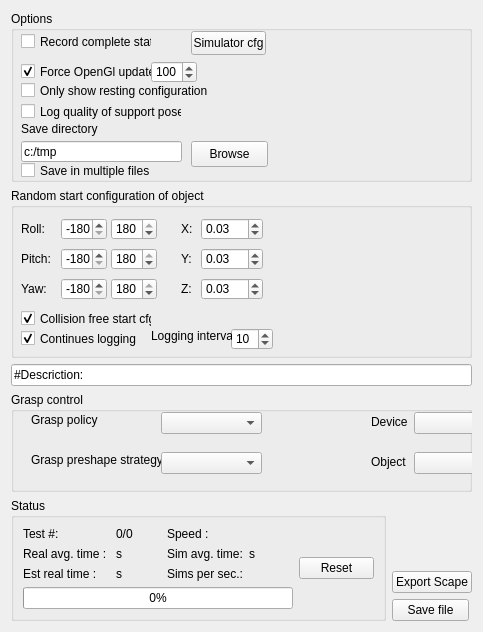
          <widget class="QWidget" name="scrollAreaWidgetContents">
           <property name="geometry">
            <rect>
             <x>0</x>
             <y>0</y>
             <width>483</width>
             <height>624</height>
            </rect>
           </property>
           <layout class="QVBoxLayout" name="verticalLayout_7">
            <item>
             <layout class="QHBoxLayout" name="horizontalLayout">
              <item>
               <layout class="QVBoxLayout" name="verticalLayout">
                <item>
                 <widget class="QGroupBox" name="groupBox_4">
                  <property name="minimumSize">
                   <size>
                    <width>280</width>
                    <height>171</height>
                   </size>
                  </property>
                  <property name="title">
                   <string>Options</string>
                  </property>
                  <widget class="QSpinBox" name="_updateRateSpin">
                   <property name="geometry">
                    <rect>
                     <x>140</x>
                     <y>50</y>
                     <width>46</width>
                     <height>22</height>
                    </rect>
                   </property>
                   <property name="minimum">
                    <number>10</number>
                   </property>
                   <property name="maximum">
                    <number>10000</number>
                   </property>
                   <property name="value">
                    <number>100</number>
                   </property>
                  </widget>
                  <widget class="QCheckBox" name="_forceUpdateCheck">
                   <property name="geometry">
                    <rect>
                     <x>10</x>
                     <y>50</y>
                     <width>131</width>
                     <height>21</height>
                    </rect>
                   </property>
                   <property name="toolTip">
                    <string>&lt;html&gt;&lt;head&gt;&lt;meta name=&quot;qrichtext&quot; content=&quot;1&quot; /&gt;&lt;style type=&quot;text/css&quot;&gt;
p, li { white-space: pre-wrap; }
&lt;/style&gt;&lt;/head&gt;&lt;body style=&quot; font-family:'MS Shell Dlg 2'; font-size:8.25pt; font-weight:400; font-style:normal;&quot;&gt;
&lt;p style=&quot; margin-top:0px; margin-bottom:0px; margin-left:0px; margin-right:0px; -qt-block-indent:0; text-indent:0px;&quot;&gt;Forces RobWorkStudio to draw the simulated screen at the specified intervals.&lt;/p&gt;&lt;/body&gt;&lt;/html&gt;</string>
                   </property>
                   <property name="text">
                    <string>Force OpenGl update</string>
                   </property>
                   <property name="checked">
                    <bool>true</bool>
                   </property>
                  </widget>
                  <widget class="QPushButton" name="_simulatorBtn">
                   <property name="geometry">
                    <rect>
                     <x>180</x>
                     <y>20</y>
                     <width>75</width>
                     <height>24</height>
                    </rect>
                   </property>
                   <property name="text">
                    <string>Simulator cfg</string>
                   </property>
                  </widget>
                  <widget class="QCheckBox" name="checkBox">
                   <property name="geometry">
                    <rect>
                     <x>10</x>
                     <y>20</y>
                     <width>131</width>
                     <height>21</height>
                    </rect>
                   </property>
                   <property name="toolTip">
                    <string>&lt;html&gt;&lt;head&gt;&lt;meta name=&quot;qrichtext&quot; content=&quot;1&quot; /&gt;&lt;style type=&quot;text/css&quot;&gt;
p, li { white-space: pre-wrap; }
&lt;/style&gt;&lt;/head&gt;&lt;body style=&quot; font-family:'MS Shell Dlg 2'; font-size:8.25pt; font-weight:400; font-style:normal;&quot;&gt;
&lt;p style=&quot; margin-top:0px; margin-bottom:0px; margin-left:0px; margin-right:0px; -qt-block-indent:0; text-indent:0px;&quot;&gt;Records not only the end state but also the intermidiate states such that it is possible to playback all simulations afterwards.&lt;/p&gt;&lt;/body&gt;&lt;/html&gt;</string>
                   </property>
                   <property name="text">
                    <string>Record complete state</string>
                   </property>
                  </widget>
                  <widget class="QCheckBox" name="checkBox_2">
                   <property name="geometry">
                    <rect>
                     <x>10</x>
                     <y>90</y>
                     <width>161</width>
                     <height>21</height>
                    </rect>
                   </property>
                   <property name="toolTip">
                    <string>&lt;html&gt;&lt;head&gt;&lt;meta name=&quot;qrichtext&quot; content=&quot;1&quot; /&gt;&lt;style type=&quot;text/css&quot;&gt;
p, li { white-space: pre-wrap; }
&lt;/style&gt;&lt;/head&gt;&lt;body style=&quot; font-family:'MS Shell Dlg 2'; font-size:8.25pt; font-weight:400; font-style:normal;&quot;&gt;
&lt;p style=&quot; margin-top:0px; margin-bottom:0px; margin-left:0px; margin-right:0px; -qt-block-indent:0; text-indent:0px; font-size:8pt;&quot;&gt;The quality of the support pose is based on a 6D wrench space calculation of the supporting &quot;grasp&quot;.&lt;/p&gt;&lt;/body&gt;&lt;/html&gt;</string>
                   </property>
                   <property name="text">
                    <string>Log quality of support pose</string>
                   </property>
                  </widget>
                  <widget class="QLabel" name="label_22">
                   <property name="geometry">
                    <rect>
                     <x>10</x>
                     <y>110</y>
                     <width>141</width>
                     <height>16</height>
                    </rect>
                   </property>
                   <property name="text">
                    <string>Save directory</string>
                   </property>
                  </widget>
                  <widget class="QLineEdit" name="_savePath">
                   <property name="geometry">
                    <rect>
                     <x>10</x>
                     <y>130</y>
                     <width>161</width>
                     <height>21</height>
                    </rect>
                   </property>
                   <property name="text">
                    <string>c:/tmp</string>
                   </property>
                  </widget>
                  <widget class="QPushButton" name="_browseBtn">
                   <property name="geometry">
                    <rect>
                     <x>180</x>
                     <y>130</y>
                     <width>77</width>
                     <height>26</height>
                    </rect>
                   </property>
                   <property name="text">
                    <string>Browse</string>
                   </property>
                  </widget>
                  <widget class="QCheckBox" name="_onlyShowRestBox">
                   <property name="geometry">
                    <rect>
                     <x>10</x>
                     <y>70</y>
                     <width>191</width>
                     <height>19</height>
                    </rect>
                   </property>
                   <property name="text">
                    <string>Only show resting configuration</string>
                   </property>
                  </widget>
                  <widget class="QCheckBox" name="_saveMultipleCheck">
                   <property name="geometry">
                    <rect>
                     <x>10</x>
                     <y>150</y>
                     <width>171</width>
                     <height>19</height>
                    </rect>
                   </property>
                   <property name="toolTip">
                    <string>If set end states will be saved in 
seperate files with names are
 appended with _XXXXXX

ex:
&quot;filename&quot;_000001
&quot;filename&quot;_000002
&quot;filename&quot;_000003
&quot;filename&quot;_000004
</string>
                   </property>
                   <property name="text">
                    <string>Save in multiple files</string>
                   </property>
                  </widget>
                 </widget>
                </item>
                <item>
                 <widget class="QGroupBox" name="groupBox_5">
                  <property name="minimumSize">
                   <size>
                    <width>280</width>
                    <height>170</height>
                   </size>
                  </property>
                  <property name="title">
                   <string>Random start configuration of object</string>
                  </property>
                  <widget class="QLabel" name="label_5">
                   <property name="geometry">
                    <rect>
                     <x>10</x>
                     <y>30</y>
                     <width>31</width>
                     <height>21</height>
                    </rect>
                   </property>
                   <property name="text">
                    <string>Roll:</string>
                   </property>
                  </widget>
                  <widget class="QSpinBox" name="_lowRollSpin">
                   <property name="geometry">
                    <rect>
                     <x>50</x>
                     <y>30</y>
                     <width>46</width>
                     <height>22</height>
                    </rect>
                   </property>
                   <property name="minimum">
                    <number>-180</number>
                   </property>
                   <property name="maximum">
                    <number>180</number>
                   </property>
                   <property name="value">
                    <number>-180</number>
                   </property>
                  </widget>
                  <widget class="QSpinBox" name="_highRollSpin">
                   <property name="geometry">
                    <rect>
                     <x>100</x>
                     <y>30</y>
                     <width>46</width>
                     <height>22</height>
                    </rect>
                   </property>
                   <property name="minimum">
                    <number>-180</number>
                   </property>
                   <property name="maximum">
                    <number>180</number>
                   </property>
                   <property name="value">
                    <number>180</number>
                   </property>
                  </widget>
                  <widget class="QSpinBox" name="_highPitchSpin">
                   <property name="geometry">
                    <rect>
                     <x>100</x>
                     <y>60</y>
                     <width>46</width>
                     <height>22</height>
                    </rect>
                   </property>
                   <property name="minimum">
                    <number>-180</number>
                   </property>
                   <property name="maximum">
                    <number>180</number>
                   </property>
                   <property name="value">
                    <number>180</number>
                   </property>
                  </widget>
                  <widget class="QSpinBox" name="_lowPitchSpin">
                   <property name="geometry">
                    <rect>
                     <x>50</x>
                     <y>60</y>
                     <width>46</width>
                     <height>22</height>
                    </rect>
                   </property>
                   <property name="minimum">
                    <number>-180</number>
                   </property>
                   <property name="maximum">
                    <number>180</number>
                   </property>
                   <property name="value">
                    <number>-180</number>
                   </property>
                  </widget>
                  <widget class="QSpinBox" name="_lowYawSpin">
                   <property name="geometry">
                    <rect>
                     <x>50</x>
                     <y>90</y>
                     <width>46</width>
                     <height>22</height>
                    </rect>
                   </property>
                   <property name="minimum">
                    <number>-180</number>
                   </property>
                   <property name="maximum">
                    <number>180</number>
                   </property>
                   <property name="value">
                    <number>-180</number>
                   </property>
                  </widget>
                  <widget class="QSpinBox" name="_highYawSpin">
                   <property name="geometry">
                    <rect>
                     <x>100</x>
                     <y>90</y>
                     <width>46</width>
                     <height>22</height>
                    </rect>
                   </property>
                   <property name="minimum">
                    <number>-180</number>
                   </property>
                   <property name="maximum">
                    <number>180</number>
                   </property>
                   <property name="value">
                    <number>180</number>
                   </property>
                  </widget>
                  <widget class="QLabel" name="label_6">
                   <property name="geometry">
                    <rect>
                     <x>10</x>
                     <y>60</y>
                     <width>46</width>
                     <height>21</height>
                    </rect>
                   </property>
                   <property name="text">
                    <string>Pitch:</string>
                   </property>
                  </widget>
                  <widget class="QLabel" name="label_7">
                   <property name="geometry">
                    <rect>
                     <x>10</x>
                     <y>90</y>
                     <width>46</width>
                     <height>21</height>
                    </rect>
                   </property>
                   <property name="text">
                    <string>Yaw:</string>
                   </property>
                  </widget>
                  <widget class="QLabel" name="label_8">
                   <property name="geometry">
                    <rect>
                     <x>170</x>
                     <y>30</y>
                     <width>16</width>
                     <height>21</height>
                    </rect>
                   </property>
                   <property name="text">
                    <string>X:</string>
                   </property>
                  </widget>
                  <widget class="QLabel" name="label_9">
                   <property name="geometry">
                    <rect>
                     <x>170</x>
                     <y>60</y>
                     <width>16</width>
                     <height>21</height>
                    </rect>
                   </property>
                   <property name="text">
                    <string>Y:</string>
                   </property>
                  </widget>
                  <widget class="QLabel" name="label_10">
                   <property name="geometry">
                    <rect>
                     <x>170</x>
                     <y>90</y>
                     <width>16</width>
                     <height>21</height>
                    </rect>
                   </property>
                   <property name="text">
                    <string>Z:</string>
                   </property>
                  </widget>
                  <widget class="QDoubleSpinBox" name="_xSpinBox">
                   <property name="geometry">
                    <rect>
                     <x>190</x>
                     <y>30</y>
                     <width>62</width>
                     <height>22</height>
                    </rect>
                   </property>
                   <property name="minimum">
                    <double>0.000000000000000</double>
                   </property>
                   <property name="value">
                    <double>0.030000000000000</double>
                   </property>
                  </widget>
                  <widget class="QDoubleSpinBox" name="_ySpinBox">
                   <property name="geometry">
                    <rect>
                     <x>190</x>
                     <y>60</y>
                     <width>62</width>
                     <height>22</height>
                    </rect>
                   </property>
                   <property name="value">
                    <double>0.030000000000000</double>
                   </property>
                  </widget>
                  <widget class="QDoubleSpinBox" name="_zSpinBox">
                   <property name="geometry">
                    <rect>
                     <x>190</x>
                     <y>90</y>
                     <width>62</width>
                     <height>22</height>
                    </rect>
                   </property>
                   <property name="value">
                    <double>0.030000000000000</double>
                   </property>
                  </widget>
                  <widget class="QCheckBox" name="_colFreeStart">
                   <property name="geometry">
                    <rect>
                     <x>10</x>
                     <y>120</y>
                     <width>131</width>
                     <height>21</height>
                    </rect>
                   </property>
                   <property name="text">
                    <string>Collision free start cfg.</string>
                   </property>
                   <property name="checked">
                    <bool>true</bool>
                   </property>
                  </widget>
                  <widget class="QCheckBox" name="_continuesLogging">
                   <property name="enabled">
                    <bool>true</bool>
                   </property>
                   <property name="geometry">
                    <rect>
                     <x>10</x>
                     <y>140</y>
                     <width>141</width>
                     <height>21</height>
                    </rect>
                   </property>
                   <property name="text">
                    <string>Continues logging</string>
                   </property>
                   <property name="checked">
                    <bool>true</bool>
                   </property>
                  </widget>
                  <widget class="QSpinBox" name="_logIntervalSpin">
                   <property name="geometry">
                    <rect>
                     <x>220</x>
                     <y>140</y>
                     <width>42</width>
                     <height>22</height>
                    </rect>
                   </property>
                   <property name="minimum">
                    <number>1</number>
                   </property>
                   <property name="maximum">
                    <number>1000</number>
                   </property>
                   <property name="value">
                    <number>10</number>
                   </property>
                  </widget>
                  <widget class="QLabel" name="label_27">
                   <property name="geometry">
                    <rect>
                     <x>140</x>
                     <y>140</y>
                     <width>81</width>
                     <height>16</height>
                    </rect>
                   </property>
                   <property name="text">
                    <string>Logging interval</string>
                   </property>
                  </widget>
                 </widget>
                </item>
               </layout>
              </item>
             </layout>
            </item>
            <item>
             <widget class="QLineEdit" name="_descBox">
              <property name="text">
               <string>#Descriction: </string>
              </property>
             </widget>
            </item>
            <item>
             <widget class="QGroupBox" name="groupBox_3">
              <property name="minimumSize">
               <size>
                <width>100</width>
                <height>100</height>
               </size>
              </property>
              <property name="title">
               <string>Grasp control</string>
              </property>
              <widget class="QComboBox" name="_graspPolicyBox1">
               <property name="geometry">
                <rect>
                 <x>150</x>
                 <y>20</y>
                 <width>101</width>
                 <height>22</height>
                </rect>
               </property>
              </widget>
              <widget class="QLabel" name="label_23">
               <property name="geometry">
                <rect>
                 <x>20</x>
                 <y>20</y>
                 <width>71</width>
                 <height>16</height>
                </rect>
               </property>
               <property name="text">
                <string>Grasp policy</string>
               </property>
              </widget>
              <widget class="QLabel" name="label_24">
               <property name="geometry">
                <rect>
                 <x>20</x>
                 <y>60</y>
                 <width>161</width>
                 <height>16</height>
                </rect>
               </property>
               <property name="text">
                <string>Grasp preshape strategy</string>
               </property>
              </widget>
              <widget class="QComboBox" name="_preshapeStratBox1">
               <property name="geometry">
                <rect>
                 <x>150</x>
                 <y>60</y>
                 <width>101</width>
                 <height>22</height>
                </rect>
               </property>
              </widget>
              <widget class="QComboBox" name="_deviceBox1">
               <property name="geometry">
                <rect>
                 <x>403</x>
                 <y>20</y>
                 <width>111</width>
                 <height>22</height>
                </rect>
               </property>
              </widget>
              <widget class="QLabel" name="label_25">
               <property name="geometry">
                <rect>
                 <x>360</x>
                 <y>20</y>
                 <width>46</width>
                 <height>20</height>
                </rect>
               </property>
               <property name="text">
                <string>Device</string>
               </property>
              </widget>
              <widget class="QComboBox" name="_objectBox1">
               <property name="geometry">
                <rect>
                 <x>403</x>
                 <y>60</y>
                 <width>111</width>
                 <height>22</height>
                </rect>
               </property>
              </widget>
              <widget class="QLabel" name="label_26">
               <property name="geometry">
                <rect>
                 <x>360</x>
                 <y>60</y>
                 <width>46</width>
                 <height>20</height>
                </rect>
               </property>
               <property name="text">
                <string>Object</string>
               </property>
              </widget>
              <zorder>label_23</zorder>
              <zorder>label_24</zorder>
              <zorder>_preshapeStratBox1</zorder>
              <zorder>_deviceBox1</zorder>
              <zorder>label_25</zorder>
              <zorder>_objectBox1</zorder>
              <zorder>label_26</zorder>
              <zorder>_graspPolicyBox1</zorder>
             </widget>
            </item>
            <item>
             <layout class="QHBoxLayout" name="horizontalLayout_2">
              <item>
               <widget class="QGroupBox" name="groupBox">
                <property name="minimumSize">
                 <size>
                  <width>369</width>
                  <height>0</height>
                 </size>
                </property>
                <property name="title">
                 <string>Status</string>
                </property>
                <layout class="QHBoxLayout" name="horizontalLayout_3">
                 <item>
                  <layout class="QVBoxLayout" name="verticalLayout_3">
                   <item>
                    <layout class="QGridLayout" name="gridLayout">
                     <item row="0" column="0">
                      <widget class="QLabel" name="label_18">
                       <property name="text">
                        <string>Test #: </string>
                       </property>
                      </widget>
                     </item>
                     <item row="0" column="1">
                      <widget class="QLabel" name="_testsLeftLbl">
                       <property name="text">
                        <string>0/0</string>
                       </property>
                      </widget>
                     </item>
                     <item row="1" column="0">
                      <widget class="QLabel" name="label_2">
                       <property name="toolTip">
                        <string>&lt;html&gt;&lt;head&gt;&lt;meta name=&quot;qrichtext&quot; content=&quot;1&quot; /&gt;&lt;style type=&quot;text/css&quot;&gt;
p, li { white-space: pre-wrap; }
&lt;/style&gt;&lt;/head&gt;&lt;body style=&quot; font-family:'MS Shell Dlg 2'; font-size:8.25pt; font-weight:400; font-style:normal;&quot;&gt;
&lt;p style=&quot; margin-top:0px; margin-bottom:0px; margin-left:0px; margin-right:0px; -qt-block-indent:0; text-indent:0px;&quot;&gt;The average time per test in miliseconds.&lt;/p&gt;&lt;/body&gt;&lt;/html&gt;</string>
                       </property>
                       <property name="text">
                        <string>Real avg. time : </string>
                       </property>
                      </widget>
                     </item>
                     <item row="1" column="1">
                      <widget class="QLabel" name="_avgTimePerTestLbl">
                       <property name="text">
                        <string>s</string>
                       </property>
                      </widget>
                     </item>
                     <item row="2" column="0">
                      <widget class="QLabel" name="label">
                       <property name="text">
                        <string>Est real time : </string>
                       </property>
                      </widget>
                     </item>
                     <item row="2" column="1">
                      <widget class="QLabel" name="_estimatedTimeLeftLbl">
                       <property name="text">
                        <string>s</string>
                       </property>
                      </widget>
                     </item>
                     <item row="0" column="2">
                      <widget class="QLabel" name="label_21">
                       <property name="text">
                        <string>Speed :</string>
                       </property>
                      </widget>
                     </item>
                     <item row="0" column="3">
                      <widget class="QLabel" name="_simSpeedLbl">
                       <property name="text">
                        <string/>
                       </property>
                      </widget>
                     </item>
                     <item row="1" column="2">
                      <widget class="QLabel" name="label_19">
                       <property name="text">
                        <string>Sim avg. time:</string>
                       </property>
                      </widget>
                     </item>
                     <item row="1" column="3">
                      <widget class="QLabel" name="_avgSimTimeLbl">
                       <property name="text">
                        <string>s</string>
                       </property>
                      </widget>
                     </item>
                     <item row="2" column="2">
                      <widget class="QLabel" name="label_20">
                       <property name="text">
                        <string>Sims per sec.:</string>
                       </property>
                      </widget>
                     </item>
                     <item row="2" column="3">
                      <widget class="QLabel" name="_simsPerSecLbl">
                       <property name="text">
                        <string/>
                       </property>
                      </widget>
                     </item>
                    </layout>
                   </item>
                   <item>
                    <widget class="QProgressBar" name="_simProgress">
                     <property name="value">
                      <number>0</number>
                     </property>
                     <property name="orientation">
                      <enum>Qt::Horizontal</enum>
                     </property>
                    </widget>
                   </item>
                  </layout>
                 </item>
                 <item>
                  <layout class="QVBoxLayout" name="verticalLayout_4">
                   <item>
                    <widget class="QPushButton" name="_resetBtn">
                     <property name="maximumSize">
                      <size>
                       <width>75</width>
                       <height>16777215</height>
                      </size>
                     </property>
                     <property name="text">
                      <string>Reset</string>
                     </property>
                    </widget>
                   </item>
                  </layout>
                 </item>
                </layout>
               </widget>
              </item>
              <item>
               <layout class="QVBoxLayout" name="verticalLayout_2">
                <item>
                 <spacer name="verticalSpacer">
                  <property name="orientation">
                   <enum>Qt::Vertical</enum>
                  </property>
                  <property name="sizeHint" stdset="0">
                   <size>
                    <width>20</width>
                    <height>40</height>
                   </size>
                  </property>
                 </spacer>
                </item>
                <item>
                 <widget class="QPushButton" name="_scapeBtn">
                  <property name="text">
                   <string>Export Scape</string>
                  </property>
                 </widget>
                </item>
                <item>
                 <widget class="QPushButton" name="_saveBtn1">
                  <property name="maximumSize">
                   <size>
                    <width>77</width>
                    <height>16777215</height>
                   </size>
                  </property>
                  <property name="text">
                   <string>Save file</string>
                  </property>
                 </widget>
                </item>
               </layout>
              </item>
             </layout>
            </item>
           </layout>
          </widget>
